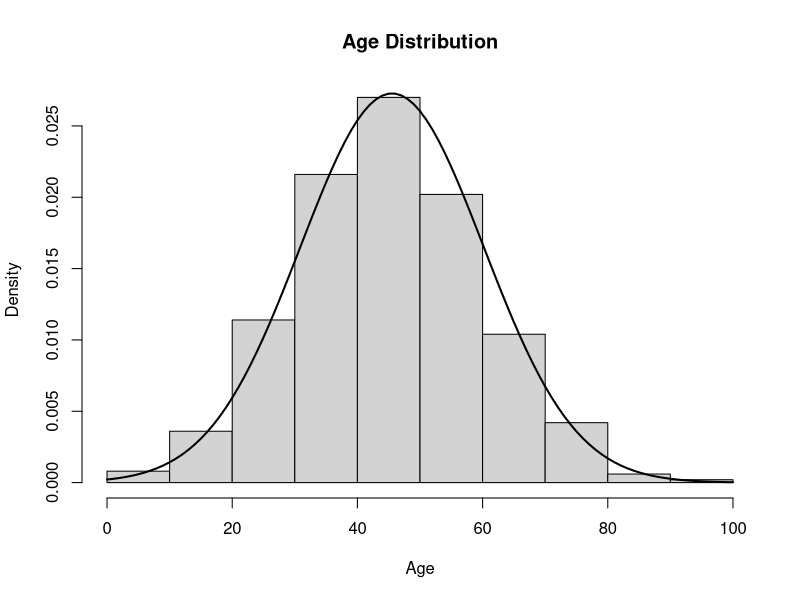
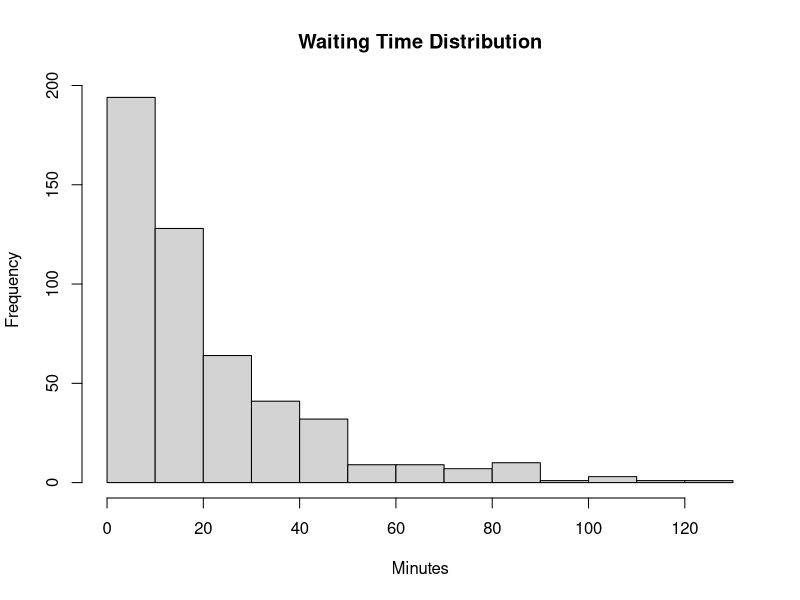
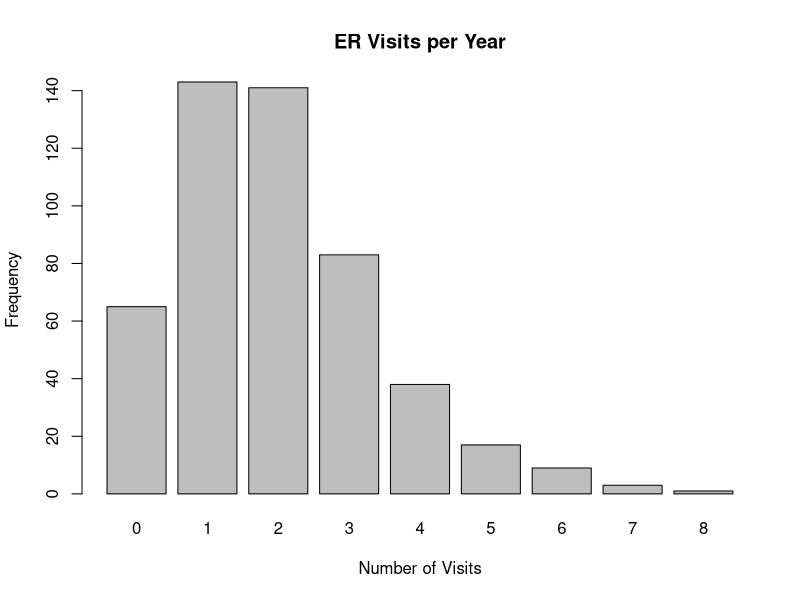
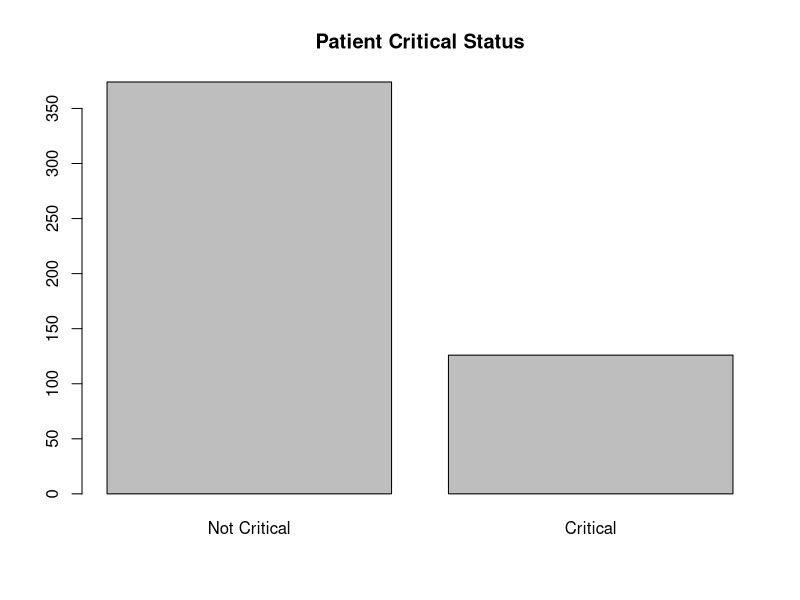
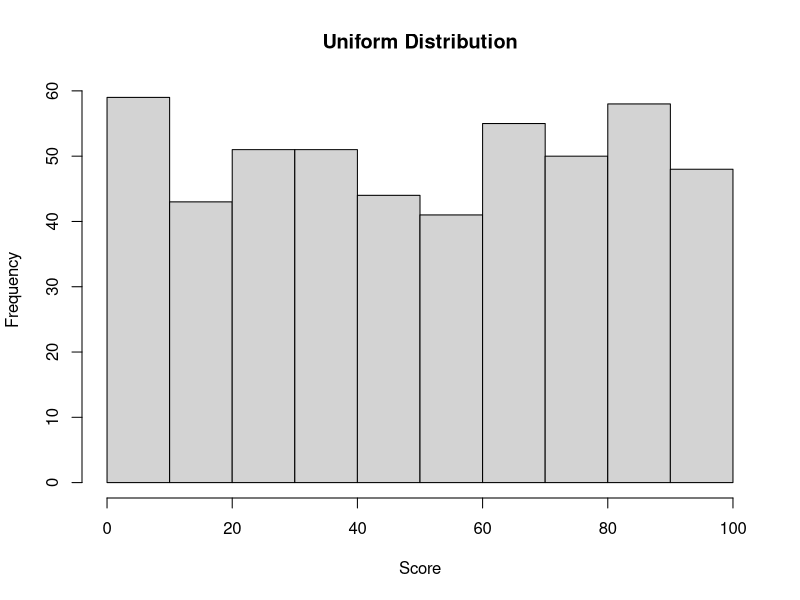
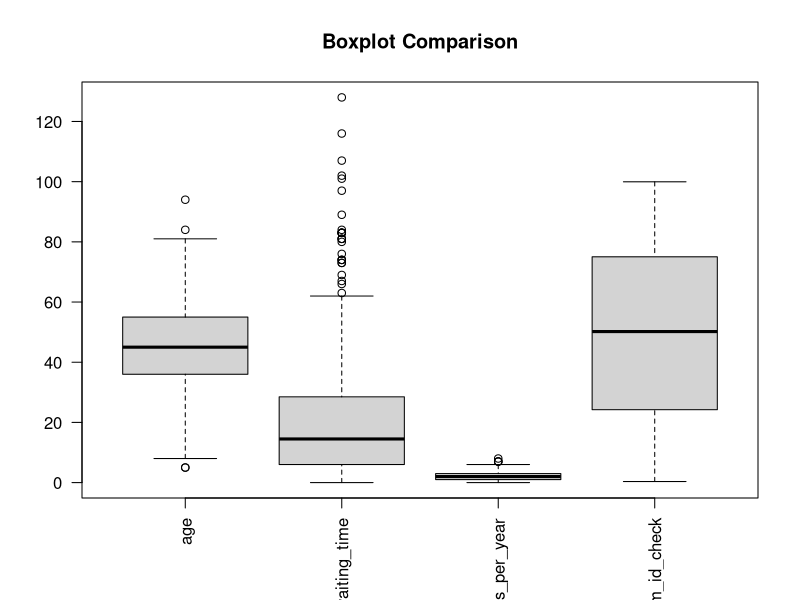

Generate these figures, in order, with R:
#Scenario
#A hospital wants to understand patient flow, severity, and outcomes.

#Variables (mixed types)
#Variable->	Meaning->	Expected Distribution
#age->	Patient age	->Normal / Slightly skewed
#waiting_time->	Minutes waited before consultation->	Right-skewed
#visits_per_year->	ER visits per patient per year->	Poisson
#critical->	Critical condition (0/1)->	Binomial
#random_id_check->	Random audit score->	Uniform

#Real world example
set.seed(123)

hospital_df <- data.frame(
  age = round(rnorm(500, mean = 45, sd = 15)),
  waiting_time = round(rexp(500, rate = 0.05)),
  visits_per_year = rpois(500, lambda = 2),
  critical = rbinom(500, size = 1, prob = 0.25),
  random_id_check = runif(500, min = 0, max = 100)
)
#2️⃣ Descriptive Statistics (First Look)
summary(hospital_df)

#Distribution-wise Analysis (WITH PLOTS)
#A. Normal Distribution → Age
#Descriptive Stats
mean(hospital_df$age)
median(hospital_df$age)
sd(hospital_df$age)

#Plot
hist(hospital_df$age,
     probability = TRUE,
     main = "Age Distribution",
     xlab = "Age")

curve(dnorm(x,
            mean(hospital_df$age),
            sd(hospital_df$age)),
      add = TRUE, lwd = 2)


#Conclusion
#Bell-shaped
#Mean ≈ Median
#Normal distribution assumption valid

#B. Right-Skewed Distribution → Waiting Time
#Descriptive Stats
mean(hospital_df$waiting_time)
median(hospital_df$waiting_time)

#Plot
hist(hospital_df$waiting_time,
     main = "Waiting Time Distribution",
     xlab = "Minutes")


#Conclusion
#Mean > Median
#Long right tail
#Typical for service delays

#C. Poisson Distribution → Visits per Year
#Descriptive Stats
table(hospital_df$visits_per_year)
mean(hospital_df$visits_per_year)

#Plot
barplot(table(hospital_df$visits_per_year),
        main = "ER Visits per Year",
        xlab = "Number of Visits",
        ylab = "Frequency")


#Conclusion
#Discrete counts
#Most patients visit 1–3 times
#Poisson assumption reasonable

#D. Binomial Distribution → Critical Condition
#Descriptive Stats
table(hospital_df$critical)
prop.table(table(hospital_df$critical))

#Plot
barplot(table(hospital_df$critical),
        names.arg = c("Not Critical", "Critical"),
        main = "Patient Critical Status")


#Conclusion
#Binary outcome
#Probability of critical ≈ 25%
#Binomial model applies

#E. Uniform Distribution → Random Audit Check
#Descriptive Stats
summary(hospital_df$random_id_check)

#Plot
hist(hospital_df$random_id_check,
     main = "Uniform Distribution",
     xlab = "Score")


#Conclusion
#Flat distribution
#No clustering
#Uniform assumption valid

#Boxplots – Compare All Numeric Variables
boxplot(hospital_df[, c("age", "waiting_time",
                        "visits_per_year", "random_id_check")],
        main = "Boxplot Comparison",
        las = 2)


#Insights
#Waiting time shows strong outliers
#Visits per year tightly clustered
#Uniform data shows even spread

#I first used descriptive statistics to understand central tendency and spread.
#Then I visually inspected distributions using histograms and bar plots.
#Based on symmetry, skewness, and data type, I mapped each variable to its statistical distribution